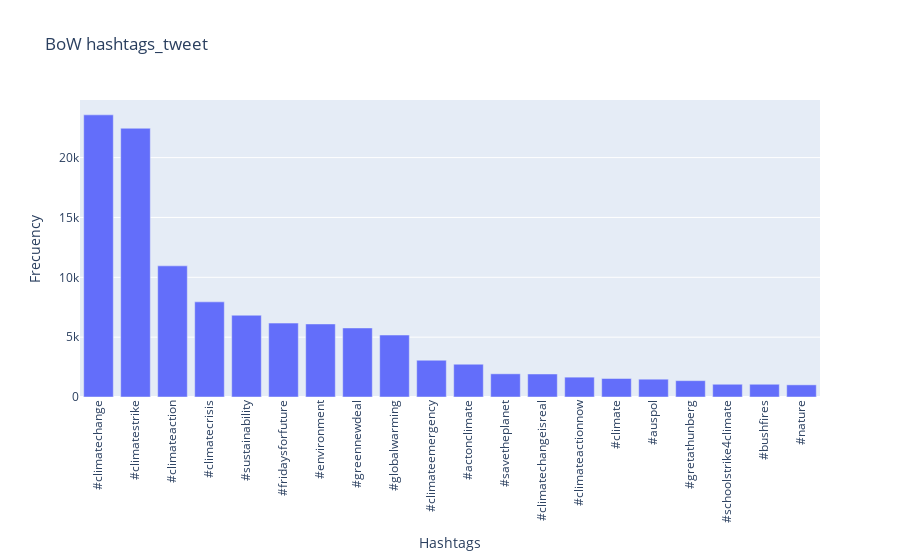

Source (notebook cell):
### Code cell
# process for hashtags_tweet

tokens_hashtags_tweet = [w.lower() for w in all_tokens_hashtags_tweet if len(w) > 1]
#tokens_hashtags_tweet = [w for w in tokens_hashtags_tweet if w.isalpha()]
tokens_hashtags_tweet = [w for w in tokens_hashtags_tweet if w not in stop_words_nltk]
fdist = nltk.FreqDist(tokens_hashtags_tweet)
topwords = fdist.most_common(20)
print("Size of new BoW hashtags_tweet =", len(fdist))
x, y = zip(*topwords)
fig = px.bar(x=x, y=y, title = "BoW hashtags_tweet", labels = {"x":"Hashtags", "y":"Frecuency"})
fig.update_xaxes(tickangle=270)
fig.show()

### Figure 1 — Plotly figure (JSON) as saved in the notebook; plotly's stock layout.template omitted (floating-point values rounded to 4 significant figures)
{"data": [{"alignmentgroup": "True", "hovertemplate": "Hashtags=%{x}<br>Frecuency=%{y}<extra></extra>", "legendgroup": "", "marker": {"color": "#636efa", "pattern": {"shape": ""}}, "name": "", "offsetgroup": "", "orientation": "v", "showlegend": false, "textposition": "auto", "type": "bar", "x": ["#climatechange", "#climatestrike", "#climateaction", "#climatecrisis", "#sustainability", "#fridaysforfuture", "#environment", "#greennewdeal", "#globalwarming", "#climateemergency", "#actonclimate", "#savetheplanet", "#climatechangeisreal", "#climateactionnow", "#climate", "#auspol", "#gretathunberg", "#schoolstrike4climate", "#bushfires", "#nature"], "xaxis": "x", "y": [23572, 22452, 10955, 7948, 6831, 6176, 6104, 5769, 5178, 3072, 2739, 1937, 1922, 1658, 1546, 1488, 1366, 1065, 1065, 1016], "yaxis": "y"}], "layout": {"barmode": "relative", "legend": {"tracegroupgap": 0}, "title": {"text": "BoW hashtags_tweet"}, "xaxis": {"anchor": "y", "domain": [0, 1], "tickangle": -90, "title": {"text": "Hashtags"}}, "yaxis": {"anchor": "x", "domain": [0, 1], "title": {"text": "Frecuency"}}}}
